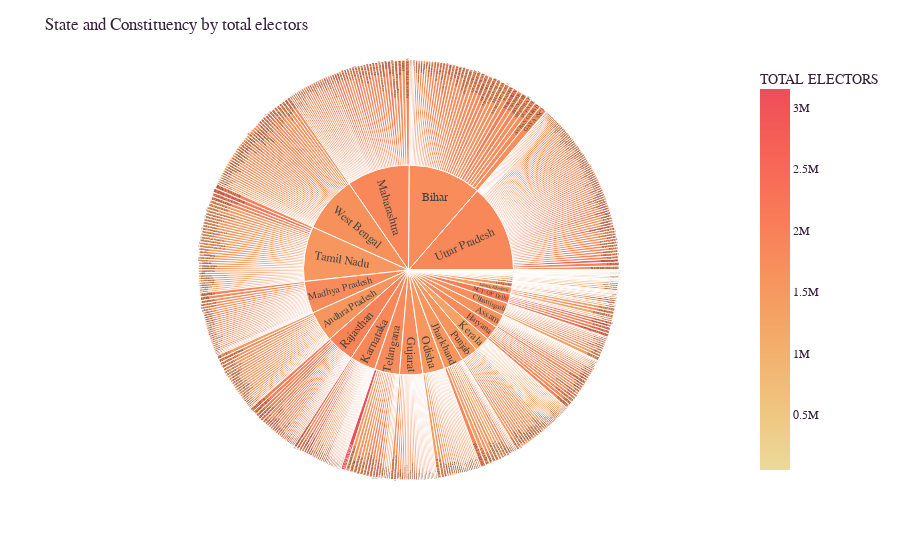

Notebook code for this chart:
### Code cell
state_df = df[['STATE','CONSTITUENCY','TOTAL ELECTORS']]
state_fig = px.sunburst(state_df, 
                        path=['STATE','CONSTITUENCY'], 
                        values='TOTAL ELECTORS',
                        color='TOTAL ELECTORS',
                        color_continuous_scale='Oryel')
state_fig.update_layout(title_text='State and Constituency by total electors',
                       font_family="Courier New",
                         font_color="#351f39",
                         title_font_family="Courier New",
                         title_font_color="#351f39",
                         xaxis_title="Party",
                         yaxis_title="Seats")
state_fig.show()

### Figure 1 — Plotly figure (JSON) as saved in the notebook; plotly's stock layout.template omitted (floating-point values rounded to 4 significant figures; data arrays with more than 128 entries replaced by an {"elided": "..."} marker saying what was removed)
{"data": [{"branchvalues": "total", "customdata": {"elided": "578x1 float values"}, "domain": {"x": [0, 1], "y": [0, 1]}, "hovertemplate": "labels=%{label}<br>TOTAL ELECTORS_sum=%{value}<br>parent=%{parent}<br>id=%{id}<br>TOTAL ELECTORS=%{color}<extra></extra>", "ids": {"elided": "578 str values"}, "labels": {"elided": "578 str values"}, "marker": {"coloraxis": "coloraxis", "colors": {"elided": "578 float values"}}, "name": "", "parents": {"elided": "578 str values"}, "type": "sunburst", "values": {"elided": "578 int values"}}], "layout": {"coloraxis": {"colorbar": {"title": {"text": "TOTAL ELECTORS"}}, "colorscale": [[0, "rgb(236, 218, 154)"], [0.1667, "rgb(239, 196, 126)"], [0.3333, "rgb(243, 173, 106)"], [0.5, "rgb(247, 148, 93)"], [0.6667, "rgb(249, 123, 87)"], [0.8333, "rgb(246, 99, 86)"], [1, "rgb(238, 77, 90)"]]}, "font": {"color": "#351f39", "family": "Courier New"}, "legend": {"tracegroupgap": 0}, "margin": {"t": 60}, "title": {"font": {"color": "#351f39", "family": "Courier New"}, "text": "State and Constituency by total electors"}, "xaxis": {"title": {"text": "Party"}}, "yaxis": {"title": {"text": "Seats"}}}}
